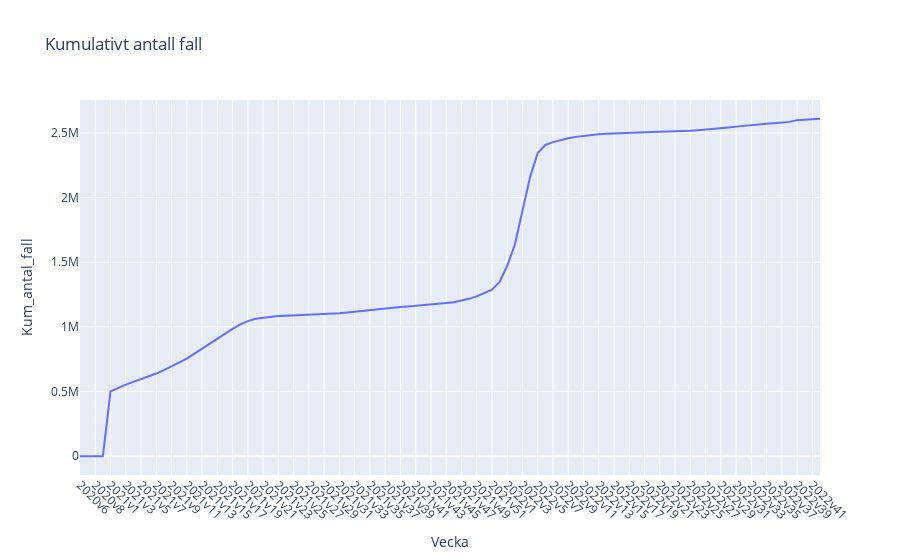

Notebook code for this chart:
### Code cell
# Uppgift f)
# Line graph for kumulativt antall fall from 2020v6 to now (plotly)

start_week = "2020v6"
end_week = fhm_covid["Vecka"].max()

fhm_covid_filtered = fhm_covid[fhm_covid["Vecka"] >= start_week]

fig = px.line(fhm_covid_filtered, x="Vecka", y="Kum_antal_fall", title="Kumulativt antall fall")

fig.update_xaxes(tickangle=45)

fig.show()
